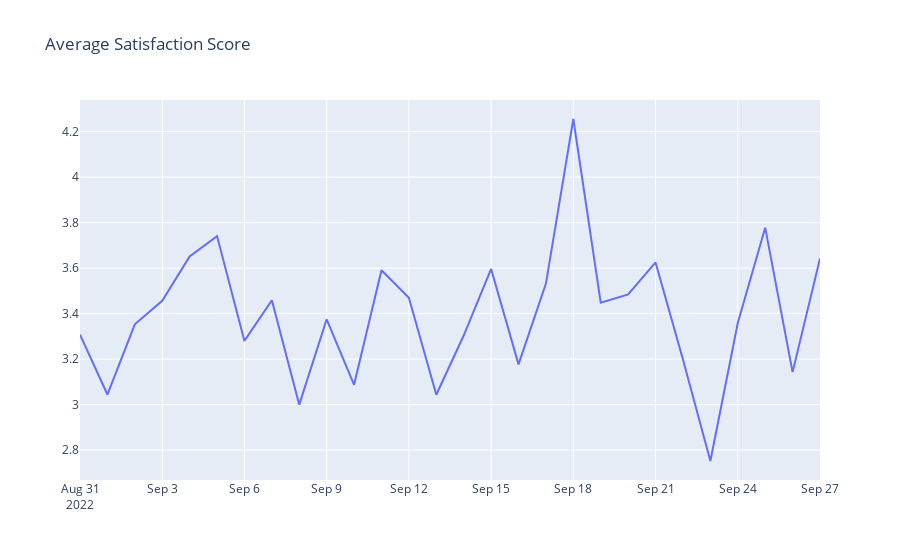

The notebook cell this image was saved under:
### Code cell
import plotly.graph_objects as go
import plotly.express as px
mean_nps_time=input_survey.groupby('ActivityCompleted').mean()
fig = go.Figure(
    [go.Scatter(x=mean_nps_time.index, y=mean_nps_time['nps_score'])],
    layout=go.Layout(
    title=go.layout.Title(text="Average Satisfaction Score")
    )  
)
fig.show()

### Figure 1 — Plotly figure (JSON) as saved in the notebook; plotly's stock layout.template omitted (floating-point values rounded to 4 significant figures)
{"data": [{"type": "scatter", "x": ["2022-08-31", "2022-09-01", "2022-09-02", "2022-09-03", "2022-09-04", "2022-09-05", "2022-09-06", "2022-09-07", "2022-09-08", "2022-09-09", "2022-09-10", "2022-09-11", "2022-09-12", "2022-09-13", "2022-09-14", "2022-09-15", "2022-09-16", "2022-09-17", "2022-09-18", "2022-09-19", "2022-09-20", "2022-09-21", "2022-09-22", "2022-09-23", "2022-09-24", "2022-09-25", "2022-09-26", "2022-09-27"], "y": [3.308, 3.044, 3.353, 3.457, 3.651, 3.741, 3.28, 3.459, 3, 3.375, 3.087, 3.591, 3.47, 3.043, 3.304, 3.596, 3.177, 3.532, 4.255, 3.448, 3.484, 3.625, 3.198, 2.752, 3.358, 3.778, 3.143, 3.642]}], "layout": {"title": {"text": "Average Satisfaction Score"}}}
